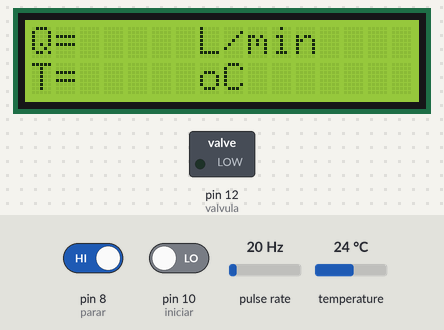
A sketch run on a simulated Arduino Uno, built with avr-gcc and run on an emulated ATmega328P. On the bench: 16×2 character LCD, switched loads named in the sketch (green lamp = pin HIGH). Wiring (inferred from the names in the program): pulse sensor: data pin 2. The test bench sets the inputs (shaded band); at power-on: pin 8 (parar) HIGH, pin 10 (iniciar) LOW, pulse rate 20 Hz, temperature 24 °C. What the sketch prints to the serial monitor is not drawn. At 7.2 s the program stops and its outputs stay as they are.

Above: at 0.7 s.
At 4.5 s:
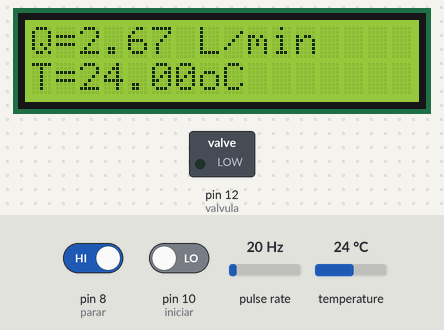
4.6 s: pin 8 (parar) driven LOW
At 8.4 s:
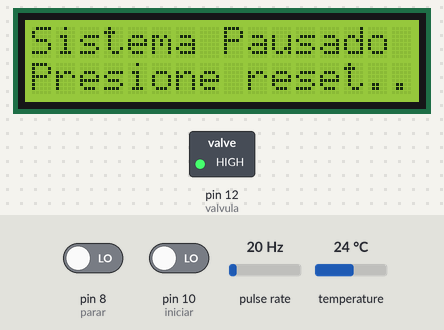
Timing chart, 0 to 8.7 s (numbered marks = the images above; inputs shaded):
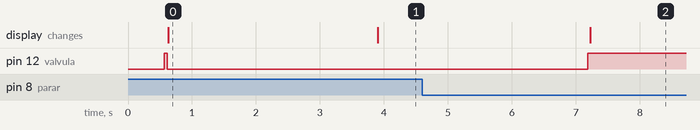

Measured:
- after the input at 4.6 s, pin 12 (valvula): LOW → HIGH after 2.6 s; the display: changes after 2.6 s (image 2)
- what the display in image 0 shows lasts 3.3 s, from 0.6 s to 3.9 s

The sketch:

flowmeter_code.ino
```cpp
#include <Wire.h>               //LCD
#include <LiquidCrystal_I2C.h>  //LCD
#include <OneWire.h>            //Temperatura
#include <DallasTemperature.h>  //Temperatura

const int sensorPin = 2;
const int measureInterval = 2500;
volatile int pulseConter;

int valvula=12;
int PinSensor=3;

int iniciar=10;int sta;
int parar=8; int sto;
int i=0;
int x=0;


OneWire ourWire(3);                //Se establece el pin 3  como bus OneWire
DallasTemperature sensors(&ourWire); //Se declara una variable u objeto para nuestro sensor


LiquidCrystal_I2C lcd(0x27,16,2);  //Crear el objeto lcd  dirección  0x3F y 16 columnas x 2 filas

// YF-S201
const float factorK = 7.5;

void ISRCountPulse()
{
   pulseConter++;
}

float GetFrequency()
{

   pulseConter = 0;

   interrupts();
   delay(measureInterval);
   noInterrupts();

   return (float)pulseConter * 1000 / measureInterval;
}

void setup()
{


   lcd.init();
   lcd.backlight();
   Serial.begin(9600);
   attachInterrupt(digitalPinToInterrupt(sensorPin), ISRCountPulse, RISING);


   delay(500);
   pinMode(valvula, OUTPUT);
   pinMode(PinSensor, INPUT);
   pinMode(iniciar, INPUT);
   pinMode(parar, INPUT);

   digitalWrite(valvula, HIGH);

   lcd.print("   Bienvenido   ");
   lcd.setCursor(0,1);
   lcd.print("Presione Start..");
   sta=digitalRead(iniciar);
   while(sta==HIGH){
    delay(100);
    sta=digitalRead(iniciar);
   }
   lcd.clear();


   sensors.begin();  //Se inicia el sensor de temperatura

   digitalWrite(valvula, LOW);
   lcd.setCursor(0,0);
   lcd.print("Q=");
   lcd.setCursor(7,0);
   lcd.print("L/min");
   lcd.setCursor(0,1);
   lcd.print("T=");
   lcd.setCursor(7,1);
   lcd.print("oC");

}

void loop()
{
   // obtener frecuencia en Hz
   float frequency = GetFrequency();

   // calcular caudal L/min
   float flow_Lmin = frequency / factorK;

    sensors.requestTemperatures();   //Se envía el comando para leer la temperatura
    float temp= sensors.getTempCByIndex(0); //Se obtiene la temperatura en ºC

   Serial.print("Frecuencia: ");
   Serial.print(frequency, 0);

   Serial.print(" (Hz)\tCaudal: ");
   Serial.print(flow_Lmin, 3);

   //lcd.setCursor(0,1);
   //lcd.print(flow_Lmin);

   Serial.print(" (L/min)\tTemperatura:");

   Serial.print(temp, 3);
   Serial.println(" (°C)");

   delay(500);

   lcd.setCursor(2,0);
   lcd.print(flow_Lmin);

   lcd.setCursor(2,1);
   lcd.print(temp);


   sto=digitalRead(parar);
    if(sto==LOW){
      i=1;
      digitalWrite(valvula,HIGH);
      lcd.clear();
      lcd.print("Sistema Pausado");
      lcd.setCursor(0,1);
      lcd.print("Presione reset..");
      while(i=1){
      }
   }

}
```
